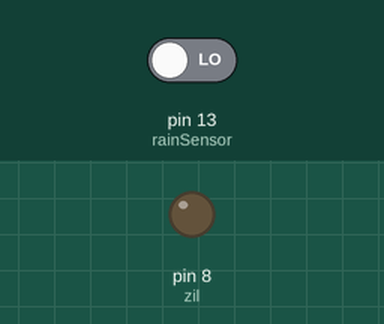
A sketch run on a simulated Arduino Uno, built with avr-gcc and run on an emulated ATmega328P. On the bench: output pins drawn as LEDs (lit = HIGH). The test bench sets the inputs (shaded band); at power-on: pin 13 (rainSensor) LOW. What the sketch prints to the serial monitor is not drawn.

Above: at 2.8 s.
2.9 s: pin 13 (rainSensor) driven HIGH
At 3.8 s:
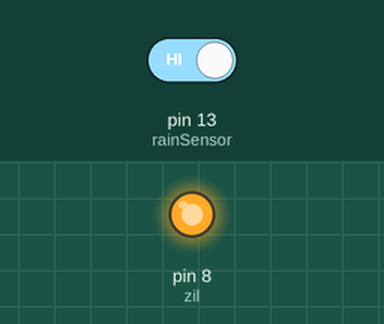
4.5 s: pin 13 (rainSensor) driven LOW
At 5.3 s:
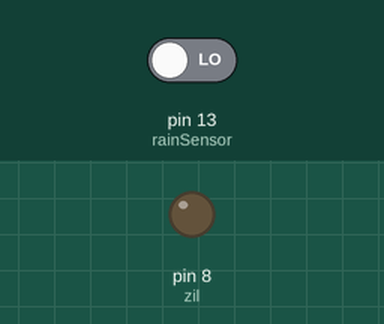
Timing chart, 0 to 7.5 s (numbered marks = the images above; inputs shaded):
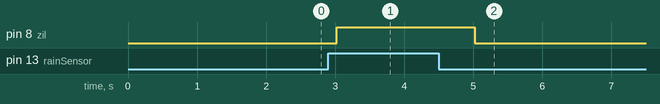

The sketch:

proje.ino
```cpp
#include <SoftwareSerial.h>

#define rainSensor 13 // Yağmur sensörü
#define zil 8         // Zil
#define RX 7          // Bluetooth RX pin
#define TX 6          // Bluetooth TX pin

bool rainStatus = false; // Yağmur durumu
bool lastRainStatus = false; // Son yağmur durumu
bool zilState = false;   // Zil durumu

SoftwareSerial bluetooth(RX, TX); // Bluetooth modülünün bağlantıları

void setup() {
  pinMode(rainSensor, INPUT);
  pinMode(zil, OUTPUT);
  bluetooth.begin(9600);
  Serial.begin(9600);
  Serial.println("Hazır");
}

void loop() {
  // Sensörden yağmur durumunu al
  rainStatus = digitalRead(rainSensor);

  // Eğer yağmur başladıysa
  if (rainStatus == HIGH && lastRainStatus == LOW) {
    zilState = true; // Zili aç
    bluetooth.println("Yağmur yağıyor!"); // Bluetooth ile mesaj gönder
  }

  // Eğer yağmur durduysa
  if (rainStatus == LOW && lastRainStatus == HIGH) {
    zilState = false; // Zili kapat
  }

  // Eğer zil açıksa ve Bluetooth'tan kapat komutu geldiyse
  if (zilState && bluetooth.available()) {
    String veri = bluetooth.readString(); // Gelen komutu oku
    veri.trim(); // Başta ve sonda boşlukları kaldır

    if (veri.equalsIgnoreCase("kapat")) { // Kapat komutu geldiyse
      zilState = false; // Zili kapat
    }
  }

  // Zil durumuna göre zili kontrol et
  digitalWrite(zil, zilState ? HIGH : LOW);

  // Yağmur durumunu kaydet
  lastRainStatus = rainStatus;

  delay(1000); // 1 saniye bekle
}
```

Measured:
- after the input at 2.9 s, pin 8 (zil): LOW → HIGH after 0.12 s
- after the input at 4.5 s, pin 8 (zil): HIGH → LOW after 0.52 s
